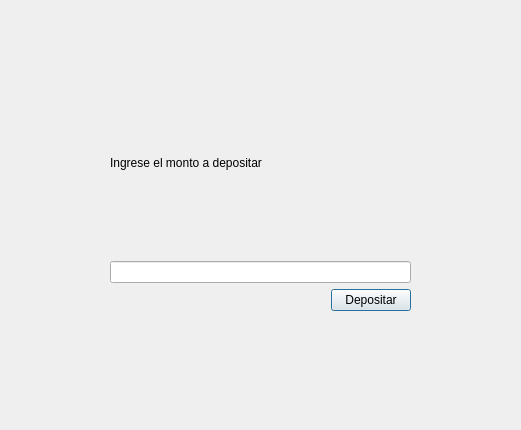
<?xml version="1.0" encoding="UTF-8"?>
<ui version="4.0">
 <class>Dialog</class>
 <widget class="QDialog" name="Dialog">
  <property name="geometry">
   <rect>
    <x>0</x>
    <y>0</y>
    <width>521</width>
    <height>430</height>
   </rect>
  </property>
  <property name="windowTitle">
   <string>Dialog</string>
  </property>
  <widget class="QWidget" name="verticalLayoutWidget">
   <property name="geometry">
    <rect>
     <x>110</x>
     <y>70</y>
     <width>301</width>
     <height>261</height>
    </rect>
   </property>
   <layout class="QVBoxLayout" name="verticalLayout">
    <item>
     <widget class="QLabel" name="label">
      <property name="text">
       <string>Ingrese el monto a depositar</string>
      </property>
     </widget>
    </item>
    <item>
     <widget class="QLineEdit" name="depositTxt"/>
    </item>
    <item>
     <layout class="QHBoxLayout" name="horizontalLayout">
      <item>
       <spacer name="horizontalSpacer_2">
        <property name="orientation">
         <enum>Qt::Horizontal</enum>
        </property>
        <property name="sizeHint" stdset="0">
         <size>
          <width>40</width>
          <height>20</height>
         </size>
        </property>
       </spacer>
      </item>
      <item>
       <spacer name="horizontalSpacer">
        <property name="orientation">
         <enum>Qt::Horizontal</enum>
        </property>
        <property name="sizeHint" stdset="0">
         <size>
          <width>40</width>
          <height>20</height>
         </size>
        </property>
       </spacer>
      </item>
      <item>
       <widget class="QPushButton" name="DepositBtn">
        <property name="text">
         <string>Depositar</string>
        </property>
       </widget>
      </item>
     </layout>
    </item>
    <item>
     <spacer name="horizontalSpacer_3">
      <property name="orientation">
       <enum>Qt::Horizontal</enum>
      </property>
      <property name="sizeHint" stdset="0">
       <size>
        <width>40</width>
        <height>20</height>
       </size>
      </property>
     </spacer>
    </item>
   </layout>
  </widget>
 </widget>
 <resources/>
 <connections/>
</ui>
